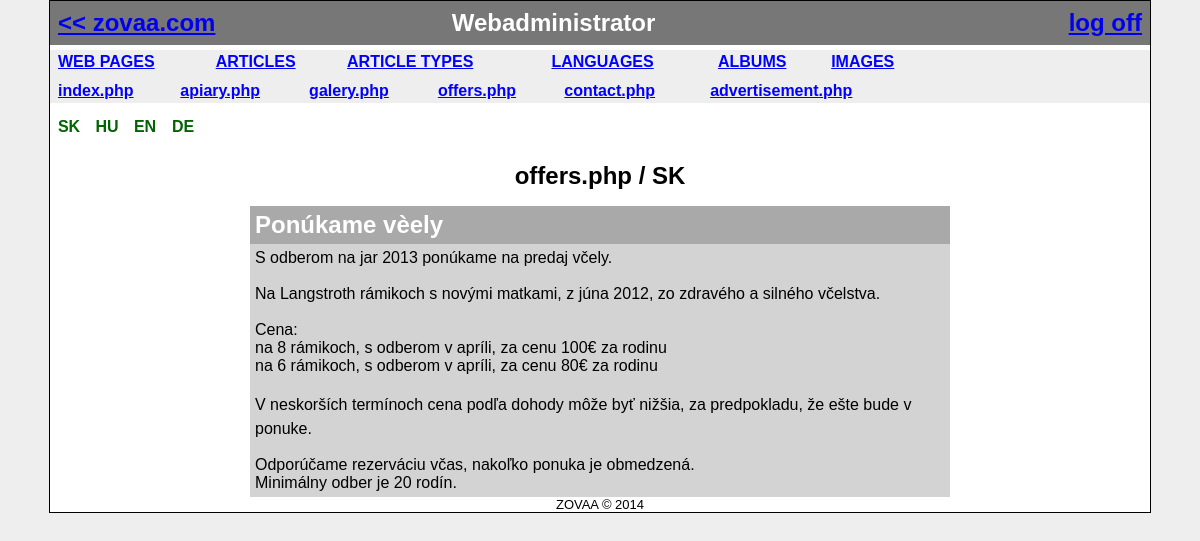
The page /Webadmin/index.php?p_name=offers.php (signed in) on the database its author committed.
### tables this page shows
CREATE TABLE IF NOT EXISTS `pages` (
  `ID` int(11) NOT NULL AUTO_INCREMENT,
  `NAME` varchar(100) NOT NULL,
  `MODIFIED` datetime NOT NULL,
  PRIMARY KEY (`ID`)
);

CREATE TABLE IF NOT EXISTS `articles` (
  `ID` bigint(20) NOT NULL AUTO_INCREMENT,
  `TITLE` text NOT NULL,
  `TEXT` text,
  `FOOTER` text,
  `PAGE_ID` int(11) NOT NULL,
  `TYPE_ID` int(11) NOT NULL,
  `USER_ID` int(11) NOT NULL,
  `LANG_ID` varchar(2) NOT NULL,
  `MODIFIED` datetime DEFAULT NULL,
  `CREATED` datetime NOT NULL,
  `DISPLAY_TITLE` tinyint(4) NOT NULL DEFAULT '1',
  `WEIGHT` int(11) DEFAULT '0',
  PRIMARY KEY (`ID`)
);

### framework/mysql/mysqlmanager.php (called while the page is built, shortened)
<?php
require_once('select.php');
if (!function_exists("GetSQLValueString")) {
    function GetSQLValueString($theValue, $theType, $theDefinedValue = "", $theNotDefinedValue = "")
    {
      $theValue = function_exists("mysql_real_escape_string") ? mysql_real_escape_string($theValue) : mysql_escape_string($theValue);
      switch ($theType) {
        case "text":
          $theValue = ($theValue != "") ? "'" . $theValue . "'" : "NULL";
          break;
      }
      return $theValue;
    }
}
class MySqlManager
{
    public function SelectPages()
    {
        try
        {
            $select = new MysqlSelect;
            $data = array( 1 => 'NAME', 2 => 'ID' );
            return $select->DoSelect('pages', $data);
        }
        catch(Exception $ex)
        {
            throw new Exception($ex);
        }
    }
    public function ReadArticleByID($pagename, $lang, $id)
    {
        try
        {
            $select = new MysqlSelect();
            $select_input = array("a.id as ID", "a.title as TITLE", "a.text as TEXT", "a.footer as FOOTER", "p.name as PAGE", "t.name as TYPE", "a.lang_id as LANG", "a.modified as DATE", "a.DISPLAY_TITLE as DISPLAY_TITLE");
            $inner_join = "INNER JOIN article_types t ON t.ID = a.TYPE_ID ";
            $inner_join .= "INNER JOIN pages p ON p.ID = a.PAGE_ID ";
            $table = "articles a";
            $where = "a.id = ".GetSQLValueString($id, "text")." AND p.name = ".GetSQLValueString($pagename, "text")." AND a.lang_id=".GetSQLValueString($lang, "text");
            return $select->DoSelect($table, $select_input, $where, $inner_join);
        }
        catch(exception $ex)
        {
            throw new Exception($ex);
        }
    }
    public function ReadWeights($pagename, $lang)
    {
        try
        {
            $select = new MysqlSelect();
            $select_input = array("a.id as ID", "a.weight as WEIGHT", "'1' as ARTICLE");
            $inner_join = "INNER JOIN article_types t ON t.ID = a.TYPE_ID ";
            $inner_join .= "INNER JOIN pages p ON p.ID = a.PAGE_ID ";
            $table = "articles a";
            $where = "p.name = ".GetSQLValueString($pagename, "text")." AND a.lang_id=".GetSQLValueString($lang, "text");
            $qs1 = $select->createQuerryString($table, $select_input, $where, $inner_join);
            $select_input = array("a.id as ID", "a.weight as WEIGHT", "'0' as ARTICLE");
            $inner_join = "INNER JOIN pages p ON p.ID = a.PAGE_ID ";
            $table = "albums a";
            $where = "p.name = ".GetSQLValueString($pagename, "text");
            $qs2 = $select->createQuerryString($table, $select_input, $where, $inner_join);
            return  $select->doUnion($qs1, $qs2, "ORDER BY WEIGHT asc");
        }
        catch(exception $ex)
        {
            throw new Exception($ex);
        }
    }
}
?>

### framework/mysql/select.php (called while the page is built, shortened)
<?php
class MysqlSelect extends MysqlCommand
{
    public function createQuerryString($table, $columns=null, $condition_string=null, $innerjoin_string=null, $orderby_string=null)
    {
        $mysqlQueryColumms = " * ";
        if(is_array($columns))
        {
            $mysqlQueryColumms = " ";
            foreach($columns as $column)
            {
                $mysqlQueryColumms .= $column.", ";
            }
            $mysqlQueryColumms = substr($mysqlQueryColumms, 0, strlen($mysqlQueryColumms) - 2);
        }
        $mysqlQueryCondition = "";
        if(isset($condition_string))
        {
            $mysqlQueryCondition = " WHERE ".$condition_string." ";
        }
        if(isset($innerjoin_string))
        {
            $innerjoin_string = " ".$innerjoin_string." ";
        }
        if(isset($orderby_string))
        {
            $orderby_string = " ORDER BY ".$orderby_string." ";
        }
        $qs = "SELECT ".$mysqlQueryColumms. " FROM " .$table.$innerjoin_string.$mysqlQueryCondition.$orderby_string;
        return $qs;
    }
    public function DoSelect($table, $columns=null, $condition_string=null, $innerjoin_string=null, $orderby_string=null)
    {
        $mysqlQueryString = $this->createQuerryString($table, $columns, $condition_string, $innerjoin_string, $orderby_string);
        return mysql_query($mysqlQueryString);
    }
    public function doUnion($qs1, $qs2, $condition)
    {
        $qs = "(".$qs1.") UNION (".$qs2.")";
        if($condition)
        {
            $qs .= " ".$condition;
        }
        return mysql_query($qs);
    }
}
?>

### Webadmin/menu.php (the view, shortened to what this page needs)
<?php
require_once("../framework/mysql/mysqlmanager.php");
$mysqlMan = new MySqlManager();
$pages = $mysqlMan->SelectPages();
?>
<div>
<table class="MenuTable">
<tr>
<td><a href='pages.php'>WEB PAGES</a></td>
<td><a href='articles.php'>ARTICLES</a></td>
<td><a href='types.php'>ARTICLE TYPES</a></td>
<td><a href='languages.php'>LANGUAGES</a></td>
<td><a href="albums.php">ALBUMS</a></td>
<td><a href='images.php'>IMAGES</a></td>
</tr>
</table>
</div>
<div>
<table class="MenuTable">
<tr>
<?php
while($page = mysql_fetch_array($pages))
{
    echo "<td>
            <a href='http://".
            $_SERVER['SERVER_NAME'].
            Settings::INETRFACE.
            "/Webadmin/index.php".
            "?p_name=".$page["NAME"].
            "'>".$page["NAME"]."</a>
        </td>";
}
?>
</tr>
</table>
</div>

### framework/weightmanager.php (shortened to what this page needs)
<?php
require_once "articlereader.php";
require_once "mysql/mysqlmanager.php";
class WeightManager
{
    private $data;
    private $articleReader;
    private $albumReader;
    function __construct($pagename, $language, $maxImageWidth = Settings::MAX_IMAGE_WITDH)
    {
        $this->mysqlManager = new MySqlManager();
        $this->data = $this->mysqlManager->ReadWeights($pagename, $language);
        $this->articleReader = new ArticleReader($pagename, $language);
        $this->albumReader = new AlbumReader($pagename, $maxImageWidth);
    }
    public function drawContentByWeight()
    {
        if(isset($this->data))
        {
            while($data = mysql_fetch_assoc($this->data))
            {
                if($data["ARTICLE"] == "1")
                {
                    $this->articleReader->displayArticleById($data["ID"]);
                }
                else
                {
                    $this->albumReader->drawAlbumById($data["ID"]);
                }
            }
        }
    }
}
?>

### framework/articlereader.php (shortened to what this page needs)
<?php
require_once("mysql/mysqlmanager.php");
class ArticleReader
{
    private $pagename;
    private $language;
    private $mysqlManager;
    public function __construct($pagename, $language)
    {
        $this->pagename = $pagename;
        $this->language = $language;
        $this->mysqlManager = new MySqlManager();
    }
    private function writeArticle($data)
    {
        echo "<div class='Article'>";
        if($data["DISPLAY_TITLE"] == "1")
        {
            echo "<div class='ArticleTitle'>".$data["TITLE"]."</div>";
        }
        echo "<div class='ArticleText'>".$data["TEXT"]."</div>";
        echo "</div>";
    }
    public function displayArticleById($id)
    {
        $d = $this->mysqlManager->ReadArticleByID($this->pagename, $this->language, $id);
        while($data = mysql_fetch_assoc($d))
        {
            $this->writeArticle($data);
        }
    }
}
?>

### Webadmin/Style.css (style rules this page uses)
body { background-color: #EEEEEE; font-family: "Arial"; margin: 0px 0px 0px 0px; }
#Menu a { color: blue; }
.MenuTable { width: 80%; margin: 5px 5px 5px 5px; }
.Article { background-color: lightgrey; margin-top : 10px; margin-bottom: 10px; width : 700px; margin : 0 auto; }
.ArticleTitle { border: none; background-color: darkgray; font-size: x-large; color: white; font-weight: bolder; padding : 5px 5px 5px 5px; }
.ArticleText { padding : 5px 5px 5px 5px; border : none; }

### rows shown on the page
pages: NAME "index.php"
pages: NAME "apiary.php"
pages: NAME "galery.php"
pages: NAME "offers.php"
pages: NAME "contact.php"
pages: NAME "advertisement.php"
articles: TITLE "Ponúkame vèely", TEXT "S odberom na jar 2013 ponúkame na predaj včely. Na Langstroth rámikoch s novými matkami, z júna 2012, zo zdravého a silného včelstva. Cena: na 8 rámikoch, s odberom v apríli, za cenu 100€ za rodinu na 6 rámikoch, s odberom v apríli, za cenu 80€ za rodinu V neskorších termínoch cena podľa dohody môže byť nižšia, za predpokladu, že ešte bude v ponuke. Odporúčame rezerváciu včas, nakoľko ponuka je obmedzená. Minimálny odber je 20 rodín."

### other values the page prints
$lang "SK"
$lang "HU"
$lang "EN"
$lang "DE"
$_GET["p_name"] "offers.php"
constant("LANGUAGE") "SK"
